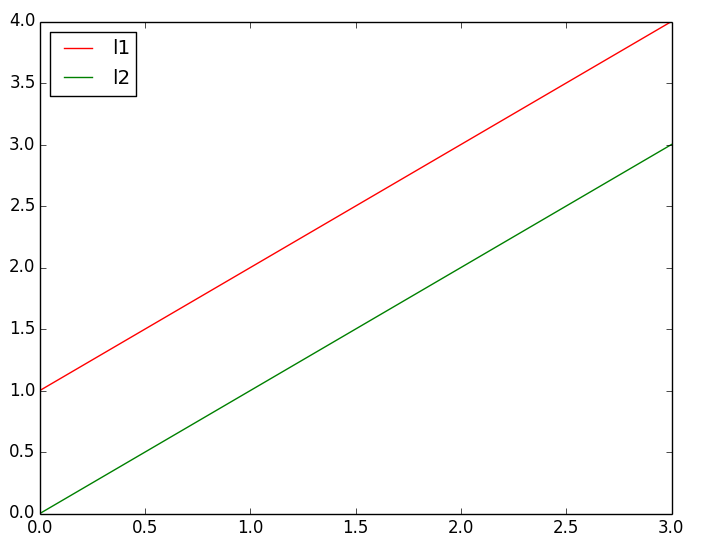

This chart was generated by the following Python code:
# -*- coding: utf-8 -*-
import numpy as np
import matplotlib.pyplot as plt

def main():
    x = np.linspace(0,3,4)  # xの値域(0, 1, 2, 3)
    y1 = x + 1              # 直線1の式
    y2 = x                  # 直線2の式
    plt.plot(x,y1,"r-",label="l1")  # 直線1を引く(凡例の表記は「l1」)
    plt.plot(x,y2,"g-",label="l2")  # 直線2を引く(凡例の表記は「l2」)
    plt.legend(loc=2)               # 凡例の位置
    plt.show()                      # グラフ表示

if __name__ == '__main__':
    main()
